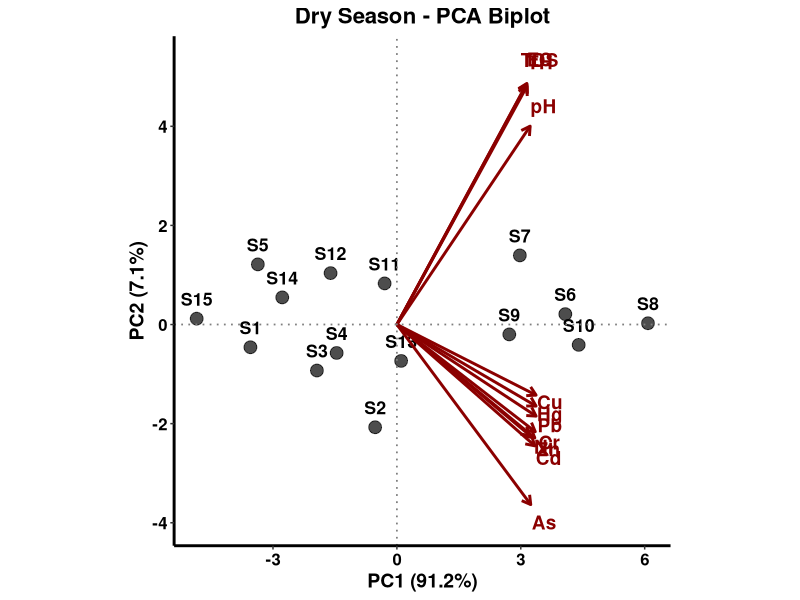
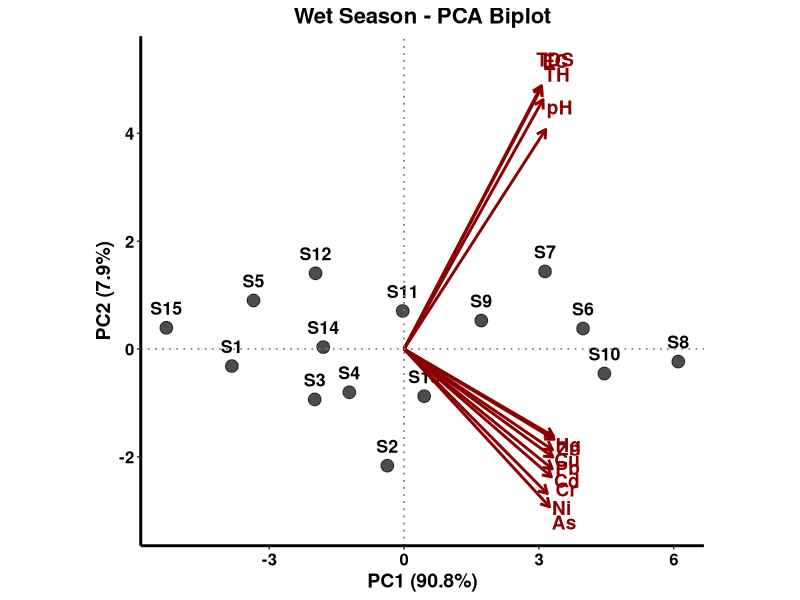
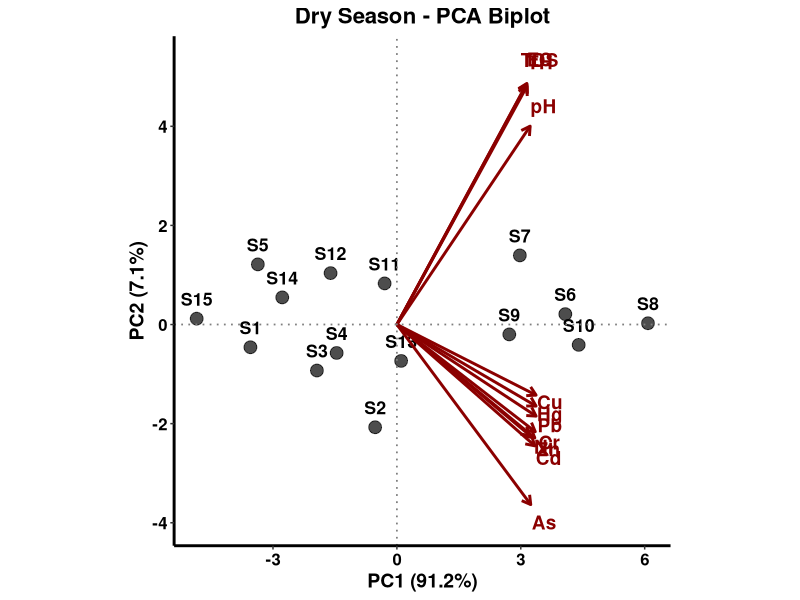
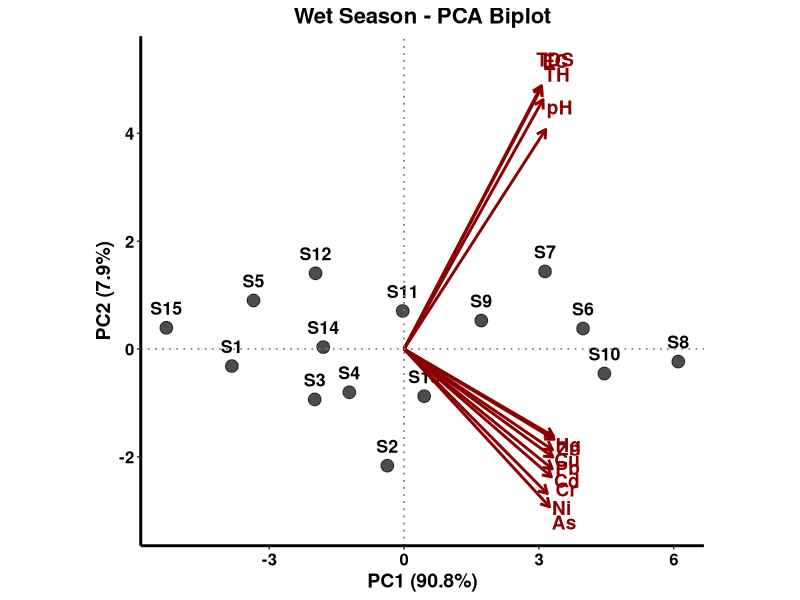

These charts were generated, in order, by the following R code:

# ============================================
# PCA ANALYSIS - Dry and Wet Seasons
# ============================================

library(ggplot2)
library(dplyr)

# ============================================
# DRY SEASON DATA (8 metals + 4 physicochemical)
# ============================================

dry_data <- data.frame(
  Cr = c(0.028, 0.032, 0.029, 0.031, 0.027, 0.035, 0.033, 0.037, 0.034, 0.036, 0.030, 0.029, 0.031, 0.028, 0.026),
  Ni = c(0.019, 0.021, 0.020, 0.018, 0.017, 0.023, 0.022, 0.024, 0.021, 0.023, 0.020, 0.019, 0.021, 0.018, 0.017),
  Cu = c(0.023, 0.027, 0.025, 0.026, 0.024, 0.030, 0.028, 0.032, 0.029, 0.031, 0.026, 0.025, 0.027, 0.024, 0.023),
  Zn = c(0.085, 0.095, 0.092, 0.088, 0.083, 0.102, 0.098, 0.108, 0.100, 0.105, 0.090, 0.087, 0.093, 0.086, 0.082),
  Pb = c(0.048, 0.052, 0.049, 0.051, 0.047, 0.056, 0.054, 0.058, 0.055, 0.057, 0.050, 0.049, 0.052, 0.048, 0.046),
  Hg = c(0.00022, 0.00028, 0.00025, 0.00026, 0.00023, 0.00032, 0.00030, 0.00035, 0.00031, 0.00033, 0.00027, 0.00024, 0.00029, 0.00023, 0.00021),
  As = c(0.011, 0.013, 0.012, 0.012, 0.010, 0.014, 0.013, 0.015, 0.014, 0.014, 0.012, 0.011, 0.013, 0.011, 0.010),
  Cd = c(0.0023, 0.0027, 0.0025, 0.0026, 0.0022, 0.0030, 0.0028, 0.0032, 0.0029, 0.0031, 0.0025, 0.0024, 0.0026, 0.0023, 0.0021),
  pH = c(7.3, 7.4, 7.4, 7.5, 7.5, 8.2, 8.3, 8.5, 8.0, 8.1, 7.8, 7.7, 7.6, 7.5, 7.2),
  EC = c(480, 520, 550, 620, 680, 1100, 1150, 1200, 950, 1050, 850, 780, 720, 650, 450),
  TDS = c(280, 300, 320, 360, 400, 680, 710, 750, 590, 650, 520, 480, 440, 390, 260),
  TH = c(130, 140, 150, 170, 190, 320, 330, 350, 280, 310, 250, 220, 200, 180, 120)
)

dry_site <- paste0("S", 1:15)

# ============================================
# WET SEASON DATA (8 metals + 4 physicochemical)
# ============================================

wet_data <- data.frame(
  Cr = c(0.020, 0.024, 0.021, 0.023, 0.019, 0.026, 0.025, 0.028, 0.024, 0.027, 0.022, 0.020, 0.023, 0.021, 0.018),
  Ni = c(0.015, 0.017, 0.016, 0.015, 0.014, 0.018, 0.017, 0.019, 0.017, 0.018, 0.016, 0.015, 0.017, 0.015, 0.013),
  Cu = c(0.018, 0.022, 0.020, 0.021, 0.019, 0.024, 0.023, 0.026, 0.022, 0.025, 0.021, 0.019, 0.022, 0.020, 0.018),
  Zn = c(0.065, 0.075, 0.070, 0.072, 0.066, 0.080, 0.078, 0.085, 0.076, 0.082, 0.073, 0.068, 0.075, 0.069, 0.063),
  Pb = c(0.038, 0.042, 0.040, 0.041, 0.037, 0.045, 0.044, 0.048, 0.043, 0.047, 0.041, 0.038, 0.042, 0.039, 0.036),
  Hg = c(0.00015, 0.00020, 0.00018, 0.00019, 0.00016, 0.00023, 0.00022, 0.00026, 0.00021, 0.00025, 0.00019, 0.00017, 0.00021, 0.00018, 0.00014),
  As = c(0.007, 0.009, 0.008, 0.008, 0.007, 0.010, 0.009, 0.011, 0.009, 0.010, 0.008, 0.007, 0.009, 0.008, 0.006),
  Cd = c(0.0016, 0.0020, 0.0018, 0.0019, 0.0015, 0.0023, 0.0021, 0.0025, 0.0020, 0.0024, 0.0019, 0.0017, 0.0020, 0.0018, 0.0014),
  pH = c(7.0, 7.1, 7.1, 7.2, 7.2, 7.9, 8.0, 8.1, 7.7, 7.8, 7.5, 7.4, 7.3, 7.2, 6.9),
  EC = c(400, 430, 450, 500, 540, 900, 940, 950, 780, 850, 700, 650, 590, 540, 380),
  TDS = c(230, 250, 260, 290, 310, 550, 570, 580, 480, 520, 430, 400, 360, 330, 220),
  TH = c(100, 110, 115, 130, 140, 260, 270, 280, 220, 245, 195, 180, 165, 150, 90)
)

wet_site <- paste0("S", 1:15)

# ============================================
# PCA ANALYSIS
# ============================================

# Dry Season PCA
dry_pca <- prcomp(dry_data, scale. = TRUE, center = TRUE)
dry_var <- round((dry_pca$sdev^2) / sum(dry_pca$sdev^2) * 100, 1)

# Wet Season PCA
wet_pca <- prcomp(wet_data, scale. = TRUE, center = TRUE)
wet_var <- round((wet_pca$sdev^2) / sum(wet_pca$sdev^2) * 100, 1)

# ============================================
# PCA BIPLOT FUNCTION
# ============================================

create_pca_biplot <- function(data, sites, season_name, var_exp) {
  
  pca <- prcomp(data, scale. = TRUE, center = TRUE)
  
  scores <- data.frame(PC1 = pca$x[,1], PC2 = pca$x[,2], Site = sites)
  
  loadings <- data.frame(
    PC1 = pca$rotation[,1],
    PC2 = pca$rotation[,2],
    Variable = rownames(pca$rotation)
  )
  
  scale_f <- max(abs(scores[,1:2])) / max(abs(loadings[,1:2])) * 0.8
  loadings$PC1s <- loadings$PC1 * scale_f
  loadings$PC2s <- loadings$PC2 * scale_f
  
  ggplot() +
    geom_point(data = scores, aes(x = PC1, y = PC2), color = "black", size = 4, alpha = 0.7) +
    geom_text(data = scores, aes(x = PC1, y = PC2, label = Site), 
              size = 4.5, fontface = "bold", vjust = -1, color = "black") +
    geom_segment(data = loadings, aes(x = 0, y = 0, xend = PC1s, yend = PC2s),
                 arrow = arrow(length = unit(0.25, "cm")), color = "darkred", linewidth = 1) +
    geom_text(data = loadings, aes(x = PC1s * 1.1, y = PC2s * 1.1, label = Variable),
              color = "darkred", size = 4.8, fontface = "bold") +
    geom_hline(yintercept = 0, linetype = "dotted", color = "gray50", linewidth = 0.6) +
    geom_vline(xintercept = 0, linetype = "dotted", color = "gray50", linewidth = 0.6) +
    theme_classic() +
    theme(panel.background = element_rect(fill = "white", color = NA),
          plot.background = element_rect(fill = "white", color = NA),
          panel.grid.major = element_blank(),
          panel.grid.minor = element_blank(),
          axis.line = element_line(color = "black", linewidth = 1),
          axis.text = element_text(color = "black", size = 12, face = "bold"),
          axis.title = element_text(color = "black", size = 14, face = "bold"),
          plot.title = element_text(hjust = 0.5, face = "bold", size = 16)) +
    labs(title = paste(season_name, "- PCA Biplot"),
         x = paste0("PC1 (", var_exp[1], "%)"),
         y = paste0("PC2 (", var_exp[2], "%)")) +
    coord_fixed(ratio = 1.2)
}

# ============================================
# CREATE AND SAVE BIPLOTS
# ============================================

dry_biplot <- create_pca_biplot(dry_data, dry_site, "Dry Season", dry_var)
wet_biplot <- create_pca_biplot(wet_data, wet_site, "Wet Season", wet_var)

print(dry_biplot)
print(wet_biplot)

ggsave("Dry_Season_PCA_Biplot.tiff", dry_biplot, width = 11, height = 9, dpi = 600)
ggsave("Wet_Season_PCA_Biplot.tiff", wet_biplot, width = 11, height = 9, dpi = 600)

# ============================================
# PRINT LOADINGS TABLES
# ============================================

dry_loadings <- data.frame(
  Variable = rownames(dry_pca$rotation),
  PC1 = round(dry_pca$rotation[,1], 3),
  PC2 = round(dry_pca$rotation[,2], 3)
)

wet_loadings <- data.frame(
  Variable = rownames(wet_pca$rotation),
  PC1 = round(wet_pca$rotation[,1], 3),
  PC2 = round(wet_pca$rotation[,2], 3)
)

cat("\n=== DRY SEASON PCA LOADINGS ===\n")
print(dry_loadings[order(abs(dry_loadings$PC1), decreasing = TRUE),])

cat("\n=== WET SEASON PCA LOADINGS ===\n")
print(wet_loadings[order(abs(wet_loadings$PC1), decreasing = TRUE),])
